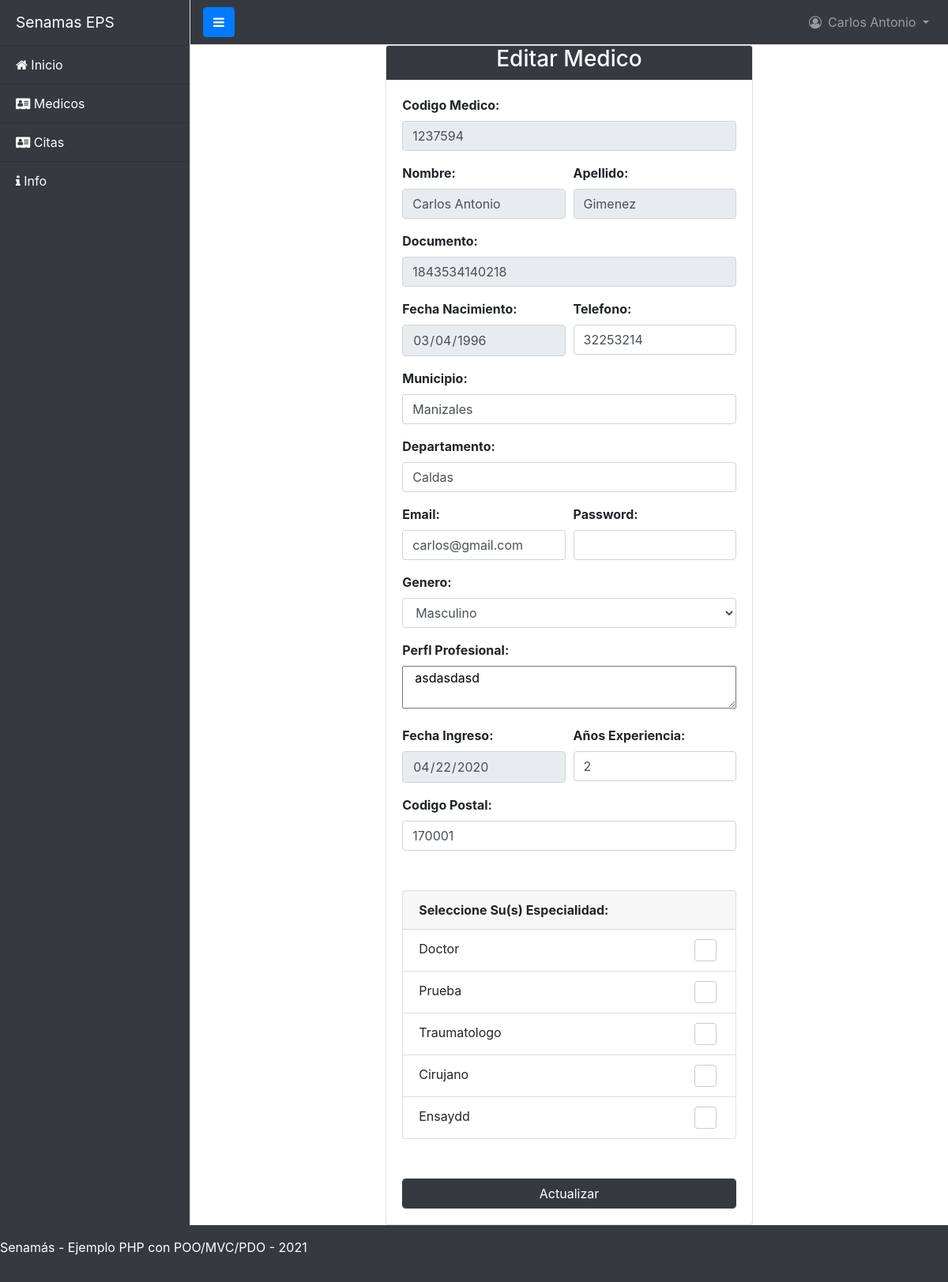
Page /index.php?controller=Medico&action=EditView&cod=1237594 (signed in) on the committed database.
### tables this page shows
CREATE TABLE `medico` (
  `cod_medico` varchar(50) NOT NULL,
  `nombre` varchar(100) NOT NULL,
  `apellido` varchar(50) NOT NULL,
  `documento` varchar(50) DEFAULT NULL,
  `fecha_nacimiento` date NOT NULL,
  `genero` varchar(1) NOT NULL,
  `email` varchar(100) DEFAULT NULL,
  `telefono` varchar(50) DEFAULT NULL,
  `perfil_profesional` varchar(255) DEFAULT NULL,
  `fecha_ingreso` date NOT NULL,
  `anios_experiencia` varchar(10) DEFAULT NULL,
  `password` varchar(250) NOT NULL,
  `cod_postal` varchar(20) DEFAULT NULL,
  `municipio` varchar(50) NOT NULL,
  `departamento` varchar(50) NOT NULL
);

CREATE TABLE `especialidad` (
  `cod_especialidad` varchar(50) NOT NULL,
  `nombre` varchar(100) NOT NULL,
  `descripcion` varchar(100) NOT NULL
);

### controllers/MedicoController.php (called while the page is built, shortened)
<?php
class MedicoController extends BaseController
{
        public function __construct()
        {
                $this->layout = "admin_layout.php";
        }
        public function EditView(){
                $cod=isset($_GET['cod'])?$_GET['cod']:"";
                $especialidad = new Especialidad();
                $medico_obj = new Medico();
                $allMedicos = $medico_obj->getMedic($cod);
                $allEspecialidad = $especialidad->getAll();
               require_once 'views/layouts/'.$this->layout;
        }
}
?>

### core/Connection.php (called while the page is built, shortened)
<?php
abstract class Connection
{
    public function __construct()
    {
        try
        {
            $this->dbConnection = new PDO(DB_DRIVER . ':host=' . DB_HOST . ';dbname=' . DB_NAME, DB_USER, DB_PASS);
        } catch (PDOException $ex) {
            echo $ex->getMessage();
            die();
        }
    }
}
?>

### models/Medico.class.php (called while the page is built, shortened)
<?php
class Medico extends BaseModel
{
        private $cod_medico;
        private $nombre;
        private $apellido;
        private $documento;
        private $fecha_nacimiento;
        private $genero;
        private $email;
        private $telefono;
        private $perfil_profesional;
        private $fecha_ingreso;
        private $anios_experiencia;
        private $cod_postal;
        private $municipio;
        private $departamento;
        public function __construct($cod=null,$nom=null,$ape=null,$doc=null,$fnac=null,
        $gen=null,$email=null,$tel=null,$perfil=null,$fingre=null,$expe=null,$pass=null,$codpo=null,$mun=null,$dep=null)
        {
                $this->table = "medico";
                $this->cod_medico = $cod;
                $this->nombre = $nom;
                $this->apellido = $ape;
                $this->documento = $doc;
                $this->fecha_nacimiento = $fnac;
                $this->genero = $gen;
                $this->email = $email;
                $this->telefono = $tel;
                $this->perfil_profesional = $perfil;
                $this->fecha_ingreso = $fingre;
                $this->anios_experiencia = $expe;
                $this->cod_postal = $codpo;
                $this->municipio = $mun;
                $this->departamento = $dep;
        }
        public function getCod_medico()
        {
                return $this->cod_medico;
        }
        public function getNombre()
        {
                return $this->nombre;
        }
        public function getApellido()
        {
                return $this->apellido;
        }
        public function getDocumento()
        {
                return $this->documento;
        }
        public function getFecha_nacimiento()
        {
                return $this->fecha_nacimiento;
        }
        public function getGenero()
        {
                return $this->genero;
        }
        public function getEmail()
        {
                return $this->email;
        }
        public function getTelefono()
        {
                return $this->telefono;
        }
        public function getPerfil_profesional()
        {
                return $this->perfil_profesional;
        }
        public function getFecha_ingreso()
        {
                return $this->fecha_ingreso;
        }
        public function getAnios_experiencia()
        {
                return $this->anios_experiencia;
        }
        public function getCod_postal()
        {
                return $this->cod_postal;
        }
        public function getMunicipio()
        {
                return $this->municipio;
        }
        public function getDepartamento()
        {
                return $this->departamento;
        }
}

### core/BaseModel.php (called while the page is built, shortened)
<?php
class BaseModel extends Connection
{
    protected $table;
    public function getAll()
    {
        try {
            $sql = $this->dbConnection->prepare("SELECT * FROM ".$this->table);
            $sql->execute();
            $resultSet = null;
            while ($row = $sql->fetch(PDO::FETCH_OBJ)) {
                $resultSet[] = $row;
            }
            return $resultSet;
        } catch (PDOException $ex) {
            echo $ex->getMessage();
            die();
        }
    }
    public function getMedic($cod)
    {
        try {
            $sql = $this->dbConnection->prepare("SELECT * FROM $this->table WHERE cod_medico=:cod_medico");
            $sql->bindParam('cod_medico',$cod);
            $sql->execute();
            if($row = $sql->fetch(PDO::FETCH_OBJ)){
                $obj = new Medico($row->cod_medico,$row->nombre,$row->apellido,$row->documento,$row->fecha_nacimiento,$row->genero,$row->email,$row->telefono,$row->perfil_profesional,$row->fecha_ingreso,$row->anios_experiencia,
            $row->password,$row->cod_postal,$row->municipio,$row->departamento);
            }else{
                $obj=null;
            }
            return $obj;
        } catch (PDOException $ex) {
            echo $ex->getMessage();
            die();
        }
    }
}
?>

### models/Especialidad.class.php (called while the page is built, shortened)
<?php
class Especialidad extends BaseModel
{
        public function __construct($cod= null, $nom=null,$desc=null)
        {
                $this->table = "especialidad";
        }
}

### views/medico/EditView.php (the view, shortened to what this page needs)
<div class="col-12 col-md-10 col-lg-6 m-auto p-0">
    <div class="card">
        <div class="card-header bg-dark text-center text-white p-0">
            <h3>Editar Medico</h3>
        </div>
            <div class="card-body">
                <form action = "index.php?controller=Medico&action=Validacion" method="post">
                    <div class="form-group">
                        <label class="font-weight-bold" for="txtCodMedico" >Codigo Medico: </label>
                        <input type="number" minlength="1" maxlength="5"  class="form-control" id="txtCodMedico2"<?php  $this->readonly(); ?>
                        name="txtCodMedico2" placeholder="" value="<?php echo $allMedicos->getCod_medico(); ?>">
                    </div>
                    <div class="form-row">
                        <div  class="form-group col-12 col-lg-6" >
                                <label class="font-weight-bold" for="txtNombre">Nombre: </label>
                                <input type="text" class="form-control" id="txtNombre" name="txtNombre" placeholder=""value="<?php echo $allMedicos->getNombre(); ?>" <?php  $this->readonly(); ?> >
                        </div>
                        <div class="form-group col-12 col-lg-6"  >
                                <label class="font-weight-bold" for="txtApellido">Apellido: </label>
                                <input type="text" class="form-control" id="txtApellido" name="txtApellido" placeholder="" value="<?php echo $allMedicos->getApellido(); ?>" <?php  $this->readonly(); ?> >
                        </div>
                    </div>
                    <div class="form-group"  >
                        <label class="font-weight-bold" for="txtDocumento">Documento: </label>
                        <input type="number" minlength="1" maxlength="11"  class="form-control" id="txtDocumento" name="txtDocumento" placeholder="" value="<?php echo $allMedicos->getDocumento(); ?>" <?php  $this->readonly(); ?> >
                    </div>
                    <div class="form-row">
                        <div class="form-group col-12 col-lg-6"  >
                                <label class="font-weight-bold" for="txtFechaNacimiento">Fecha Nacimiento: </label>
                                <input type="date" class="form-control" id="txtFechaNacimiento" name="txtFechaNacimiento" placeholder="" value="<?php echo $allMedicos->getFecha_nacimiento(); ?>" <?php  $this->readonly(); ?> >
                        </div>
                        <div class="form-group col-12 col-lg-6"  >
                                <label class="font-weight-bold" for="txtTelefono">Telefono:</label>
                                <input type="number" minlength="1" maxlength="11"  class="form-control" id="txtTelefono" name="txtTelefono" placeholder="" value="<?php echo $allMedicos->getTelefono(); ?>">
                        </div>
                    </div>
                    <div class="form-group"  >
                        <label class="font-weight-bold" for="txtMunicipio">Municipio: </label>
                        <input type="text" class="form-control" id="txtMunicipio" name="txtMunicipio" placeholder="" value="<?php echo $allMedicos->getMunicipio(); ?>">
                    </div>
                    <div class="form-group"  >
                        <label class="font-weight-bold" for="txtDepartamento">Departamento: </label>
                        <input type="text" class="form-control" id="txtDepartamento" name="txtDepartamento" placeholder="" value="<?php echo $allMedicos->getDepartamento(); ?>">
                    </div>
                    <div class="form-row">
                            <div class="form-group col-12 col-lg-6"  >
                                    <label class="font-weight-bold" for="txtEmail">Email: </label>
                                    <input type="email" class="form-control" id="txtEmail" name="txtEmail" placeholder="" value="<?php echo $allMedicos->getEmail(); ?>">
                            </div>
                            <div class="form-group col-12 col-lg-6"  >
                                    <label class="font-weight-bold" for="txtPassword">Password: </label>
                                    <input type="password" class="form-control" id="txtPassword" name="txtPassword" placeholder="" value="">
                            </div>
                    </div>
                    <div class="form-group"  >
                        <label class="font-weight-bold" for="txtGenero">Genero: </label>
                        <select class="form-control" name="txtGenero" id="txtGenero">
                            <option id="txtGenero" name="txtGenero" value="M" <?php if($allMedicos->getGenero()== "M") echo "selected"?>>Masculino</option>
                        </select>
                    </div>
                    <div class="form-group"  >
                        <label class="font-weight-bold" for="txtPerfilProfesional">Perfl Profesional: </label><br>
                        <textarea class="m-auto col-12" type="textarea" name="txtPerfilProfesional" id="txtPerfilProfesional" placeholder="" value="<?php echo $allMedicos->getPerfil_profesional(); ?>" ><?php echo $allMedicos->getPerfil_profesional();?></textarea>
                    </div>
                    <div class="form-row">
                        <div class="form-group col-12 col-lg-6"  >
                                <label class="font-weight-bold" for="txtFechaIngreso">Fecha Ingreso: </label>
                                <input type="date" class="form-control" id="txtFechaIngreso" name="txtFechaIngreso" placeholder="" value="<?php echo $allMedicos->getFecha_ingreso(); ?>" <?php  $this->readonly(); ?> >
                        </div>
                        <div class="form-group col-12 col-lg-6"  >
                                <label class="font-weight-bold" for="txtAniosExperiencia">Años Experiencia: </label>
                                <input type="number" minlength"1" maxlength="2" class="form-control" id="txtAniosExperiencia" name="txtAniosExperiencia" placeholder="1" value="<?php echo $allMedicos->getAnios_experiencia(); ?>">
                        </div>
                    </div>
                    <div class="form-group"  >
                        <label class="font-weight-bold" for="txtCodPostal">Codigo Postal: </label>
                        <input type="text" class="form-control " id="txtCodPostal" name="txtCodPostal" placeholder="" value="<?php echo $allMedicos->getCod_postal(); ?>">
                    </div>
                    <div class="card" style="margin:50px 0">
                            <label class="card-header font-weight-bold" for="txtEspecialidad">Seleccione Su(s) Especialidad: </label>
                            <ul class="list-group list-group-flush">
                            <?php
                            if (isset($allEspecialidad)) {
                                foreach ($allEspecialidad as $row)
                                { ?>
                                    <li class="list-group-item">
                                    <?php  echo  $row->nombre ?>
                                        <label class="checkbox">
                                    <span class="default"></span>
                                        </label>
                                    </li>
                                    <?php
                                }
                            }
                            ?>
                     </div>
                    <button  type="submit" class="btn btn-dark form-control">Actualizar</button>
                </form>
        </div>
    </div>
</div>

### views/layouts/admin_layout.php (style rules this page uses)
.checkbox { background-color:#fff;display:inline-block;height:28px;margin:0 .25em;width:28px;border-radius:4px;border:1px solid #ccc;float:right }
.checkbox span { display:block;height:28px;position:relative;width:28px;padding:0 }
.checkbox span:after { -moz-transform:scaleX(-1) rotate(135deg);-ms-transform:scaleX(-1) rotate(135deg);-webkit-transform:scaleX(-1) rotate(135deg);transform:scaleX(-1) rotate(135deg);-moz-transform-origin:left top;-ms-transform-origin:left top;-webkit-transform-origin:left top;transform-origin:left top;border-right:4px solid #fff;border-top:4px solid #fff;content:'';display:block;height:20px;left:3px;position:absolute;top:15px;width:10px }
li,ul { list-style-type: none; margin: 0; padding: 0; }

### rows in the picture
medico: txtCodMedico2 "1237594", txtApellido "Gimenez", txtDocumento "1843534140218", txtFechaNacimiento "03/04/1996", txtTelefono "32253214", txtMunicipio "Manizales", txtDepartamento "Caldas", txtEmail "carlos@gmail.com", txtGenero "Masculino", txtPerfilProfesional "asdasdasd", txtFechaIngreso "04/22/2020", txtAniosExperiencia "2", txtCodPostal "170001"
especialidad: nombre "Doctor"
especialidad: nombre "Prueba"
especialidad: nombre "Traumatologo"
especialidad: nombre "Cirujano"
especialidad: nombre "Ensaydd"

### other values in the picture
$_SESSION['nombre'] "Carlos Antonio"
